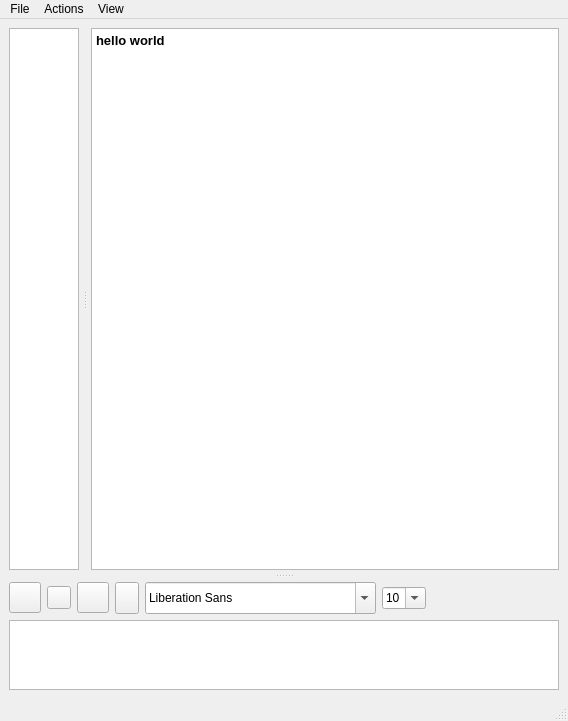
<?xml version="1.0" encoding="UTF-8"?>
<ui version="4.0">
 <class>w_chatwindow</class>
 <widget class="QMainWindow" name="w_chatwindow">
  <property name="geometry">
   <rect>
    <x>0</x>
    <y>0</y>
    <width>568</width>
    <height>721</height>
   </rect>
  </property>
  <property name="windowTitle">
   <string>MainWindow</string>
  </property>
  <widget class="QWidget" name="centralwidget">
   <layout class="QGridLayout" name="gridLayout_2">
    <item row="0" column="0">
     <widget class="QSplitter" name="splitter_2">
      <property name="lineWidth">
       <number>0</number>
      </property>
      <property name="orientation">
       <enum>Qt::Vertical</enum>
      </property>
      <property name="handleWidth">
       <number>12</number>
      </property>
      <widget class="QFrame" name="w_chatframe">
       <property name="sizePolicy">
        <sizepolicy hsizetype="Preferred" vsizetype="Preferred">
         <horstretch>0</horstretch>
         <verstretch>100</verstretch>
        </sizepolicy>
       </property>
       <property name="frameShadow">
        <enum>QFrame::Raised</enum>
       </property>
       <property name="lineWidth">
        <number>0</number>
       </property>
       <layout class="QGridLayout" name="gridLayout" rowstretch="0" columnstretch="0">
        <property name="sizeConstraint">
         <enum>QLayout::SetDefaultConstraint</enum>
        </property>
        <property name="margin">
         <number>0</number>
        </property>
        <item row="0" column="0">
         <widget class="QSplitter" name="splitter">
          <property name="orientation">
           <enum>Qt::Horizontal</enum>
          </property>
          <property name="handleWidth">
           <number>12</number>
          </property>
          <widget class="QListWidget" name="userlist">
           <property name="enabled">
            <bool>true</bool>
           </property>
           <property name="sizePolicy">
            <sizepolicy hsizetype="Expanding" vsizetype="Expanding">
             <horstretch>1</horstretch>
             <verstretch>0</verstretch>
            </sizepolicy>
           </property>
           <property name="styleSheet">
            <string notr="true">font: 8pt;</string>
           </property>
          </widget>
          <widget class="QTextBrowser" name="convtext">
           <property name="enabled">
            <bool>true</bool>
           </property>
           <property name="sizePolicy">
            <sizepolicy hsizetype="Expanding" vsizetype="Expanding">
             <horstretch>100</horstretch>
             <verstretch>0</verstretch>
            </sizepolicy>
           </property>
           <property name="acceptDrops">
            <bool>false</bool>
           </property>
           <property name="frameShape">
            <enum>QFrame::StyledPanel</enum>
           </property>
           <property name="frameShadow">
            <enum>QFrame::Sunken</enum>
           </property>
           <property name="html">
            <string notr="true">&lt;!DOCTYPE HTML PUBLIC &quot;-//W3C//DTD HTML 4.0//EN&quot; &quot;http://www.w3.org/TR/REC-html40/strict.dtd&quot;&gt;
&lt;html&gt;&lt;head&gt;&lt;meta name=&quot;qrichtext&quot; content=&quot;1&quot; /&gt;&lt;style type=&quot;text/css&quot;&gt;
p, li { white-space: pre-wrap; }
&lt;/style&gt;&lt;/head&gt;&lt;body style=&quot; font-family:'Lucida Grande'; font-size:10pt; font-weight:400; font-style:normal;&quot;&gt;
&lt;p style=&quot; margin-top:0px; margin-bottom:0px; margin-left:0px; margin-right:0px; -qt-block-indent:0; text-indent:0px;&quot;&gt;&lt;span style=&quot; font-weight:600;&quot;&gt;hello world&lt;/span&gt;&lt;/p&gt;&lt;/body&gt;&lt;/html&gt;</string>
           </property>
           <property name="openLinks">
            <bool>false</bool>
           </property>
          </widget>
         </widget>
        </item>
       </layout>
      </widget>
      <widget class="QFrame" name="w_inputframe_2">
       <property name="sizePolicy">
        <sizepolicy hsizetype="Preferred" vsizetype="Preferred">
         <horstretch>0</horstretch>
         <verstretch>1</verstretch>
        </sizepolicy>
       </property>
       <property name="frameShape">
        <enum>QFrame::NoFrame</enum>
       </property>
       <property name="frameShadow">
        <enum>QFrame::Plain</enum>
       </property>
       <layout class="QVBoxLayout" name="w_inputframe">
        <property name="margin">
         <number>0</number>
        </property>
        <item>
         <widget class="QFrame" name="w_formatframe">
          <property name="sizePolicy">
           <sizepolicy hsizetype="Preferred" vsizetype="Fixed">
            <horstretch>0</horstretch>
            <verstretch>0</verstretch>
           </sizepolicy>
          </property>
          <property name="autoFillBackground">
           <bool>true</bool>
          </property>
          <property name="frameShape">
           <enum>QFrame::NoFrame</enum>
          </property>
          <property name="frameShadow">
           <enum>QFrame::Plain</enum>
          </property>
          <layout class="QGridLayout" name="gridLayout_3">
           <property name="margin">
            <number>0</number>
           </property>
           <item row="0" column="6">
            <widget class="QFontComboBox" name="font">
             <property name="sizePolicy">
              <sizepolicy hsizetype="Minimum" vsizetype="Minimum">
               <horstretch>0</horstretch>
               <verstretch>0</verstretch>
              </sizepolicy>
             </property>
            </widget>
           </item>
           <item row="0" column="1" colspan="2">
            <widget class="QToolButton" name="italic">
             <property name="enabled">
              <bool>true</bool>
             </property>
             <property name="focusPolicy">
              <enum>Qt::NoFocus</enum>
             </property>
             <property name="text">
              <string/>
             </property>
             <property name="icon">
              <iconset>
               <normaloff>:/icons/res/16x16/actions/format-text-italic.png</normaloff>:/icons/res/16x16/actions/format-text-italic.png</iconset>
             </property>
             <property name="shortcut">
              <string>Ctrl+I</string>
             </property>
             <property name="checkable">
              <bool>true</bool>
             </property>
             <property name="checked">
              <bool>false</bool>
             </property>
            </widget>
           </item>
           <item row="0" column="0">
            <widget class="QToolButton" name="bold">
             <property name="enabled">
              <bool>true</bool>
             </property>
             <property name="sizePolicy">
              <sizepolicy hsizetype="Fixed" vsizetype="Fixed">
               <horstretch>0</horstretch>
               <verstretch>0</verstretch>
              </sizepolicy>
             </property>
             <property name="focusPolicy">
              <enum>Qt::NoFocus</enum>
             </property>
             <property name="text">
              <string notr="true"/>
             </property>
             <property name="icon">
              <iconset>
               <normaloff>:/icons/res/16x16/actions/format-text-bold.png</normaloff>
               <normalon>:/newPrefix/actions/format-text-bold.png</normalon>:/icons/res/16x16/actions/format-text-bold.png</iconset>
             </property>
             <property name="iconSize">
              <size>
               <width>24</width>
               <height>24</height>
              </size>
             </property>
             <property name="shortcut">
              <string>Ctrl+B</string>
             </property>
             <property name="checkable">
              <bool>true</bool>
             </property>
             <property name="checked">
              <bool>false</bool>
             </property>
            </widget>
           </item>
           <item row="0" column="7">
            <widget class="QComboBox" name="fontsize">
             <property name="editable">
              <bool>true</bool>
             </property>
             <item>
              <property name="text">
               <string>10</string>
              </property>
             </item>
             <item>
              <property name="text">
               <string>12</string>
              </property>
             </item>
            </widget>
           </item>
           <item row="0" column="4">
            <widget class="QToolButton" name="underline">
             <property name="enabled">
              <bool>true</bool>
             </property>
             <property name="sizePolicy">
              <sizepolicy hsizetype="Fixed" vsizetype="Fixed">
               <horstretch>0</horstretch>
               <verstretch>0</verstretch>
              </sizepolicy>
             </property>
             <property name="focusPolicy">
              <enum>Qt::NoFocus</enum>
             </property>
             <property name="text">
              <string/>
             </property>
             <property name="icon">
              <iconset>
               <normaloff>:/icons/res/16x16/actions/format-text-underline.png</normaloff>:/icons/res/16x16/actions/format-text-underline.png</iconset>
             </property>
             <property name="iconSize">
              <size>
               <width>24</width>
               <height>24</height>
              </size>
             </property>
             <property name="shortcut">
              <string>Ctrl+U</string>
             </property>
             <property name="checkable">
              <bool>true</bool>
             </property>
             <property name="checked">
              <bool>false</bool>
             </property>
            </widget>
           </item>
           <item row="0" column="8">
            <spacer name="horizontalSpacer">
             <property name="orientation">
              <enum>Qt::Horizontal</enum>
             </property>
             <property name="sizeType">
              <enum>QSizePolicy::Expanding</enum>
             </property>
             <property name="sizeHint" stdset="0">
              <size>
               <width>0</width>
               <height>0</height>
              </size>
             </property>
            </spacer>
           </item>
           <item row="0" column="5">
            <widget class="QToolButton" name="fg_color">
             <property name="minimumSize">
              <size>
               <width>24</width>
               <height>32</height>
              </size>
             </property>
             <property name="text">
              <string/>
             </property>
            </widget>
           </item>
          </layout>
         </widget>
        </item>
        <item>
         <widget class="QTextEdit" name="input">
          <property name="sizePolicy">
           <sizepolicy hsizetype="Preferred" vsizetype="Preferred">
            <horstretch>0</horstretch>
            <verstretch>0</verstretch>
           </sizepolicy>
          </property>
          <property name="frameShadow">
           <enum>QFrame::Sunken</enum>
          </property>
          <property name="html">
           <string>&lt;!DOCTYPE HTML PUBLIC &quot;-//W3C//DTD HTML 4.0//EN&quot; &quot;http://www.w3.org/TR/REC-html40/strict.dtd&quot;&gt;
&lt;html&gt;&lt;head&gt;&lt;meta name=&quot;qrichtext&quot; content=&quot;1&quot; /&gt;&lt;style type=&quot;text/css&quot;&gt;
p, li { white-space: pre-wrap; }
&lt;/style&gt;&lt;/head&gt;&lt;body style=&quot; font-family:'Lucida Grande'; font-size:10pt; font-weight:400; font-style:normal;&quot;&gt;
&lt;p style=&quot;-qt-paragraph-type:empty; margin-top:0px; margin-bottom:0px; margin-left:0px; margin-right:0px; -qt-block-indent:0; text-indent:0px;&quot;&gt;&lt;/p&gt;&lt;/body&gt;&lt;/html&gt;</string>
          </property>
          <property name="acceptRichText">
           <bool>true</bool>
          </property>
          <property name="textInteractionFlags">
           <set>Qt::LinksAccessibleByKeyboard|Qt::LinksAccessibleByMouse|Qt::TextBrowserInteraction|Qt::TextEditable|Qt::TextEditorInteraction|Qt::TextSelectableByKeyboard|Qt::TextSelectableByMouse</set>
          </property>
         </widget>
        </item>
       </layout>
      </widget>
     </widget>
    </item>
   </layout>
  </widget>
  <widget class="QMenuBar" name="menubar">
   <property name="geometry">
    <rect>
     <x>0</x>
     <y>0</y>
     <width>568</width>
     <height>29</height>
    </rect>
   </property>
   <widget class="QMenu" name="menuView">
    <property name="title">
     <string>View</string>
    </property>
    <addaction name="actionShow_Formatting_Toolbox"/>
    <addaction name="actionShow_User_List"/>
   </widget>
   <widget class="QMenu" name="menuActions">
    <property name="title">
     <string>Actions</string>
    </property>
    <addaction name="actionShow_Backlog"/>
    <addaction name="actionLeave"/>
   </widget>
   <widget class="QMenu" name="menuFile">
    <property name="title">
     <string>File</string>
    </property>
    <addaction name="actionClose"/>
   </widget>
   <addaction name="menuFile"/>
   <addaction name="menuActions"/>
   <addaction name="menuView"/>
  </widget>
  <widget class="QStatusBar" name="statusbar"/>
  <action name="actionShow_Formatting_Toolbox">
   <property name="checkable">
    <bool>true</bool>
   </property>
   <property name="checked">
    <bool>true</bool>
   </property>
   <property name="text">
    <string>Formatting Toolbox</string>
   </property>
   <property name="shortcut">
    <string>Ctrl+Shift+F</string>
   </property>
  </action>
  <action name="actionShow_User_List">
   <property name="checkable">
    <bool>true</bool>
   </property>
   <property name="checked">
    <bool>true</bool>
   </property>
   <property name="text">
    <string>User List</string>
   </property>
  </action>
  <action name="actionShow_Backlog">
   <property name="text">
    <string>Show Backlog</string>
   </property>
  </action>
  <action name="actionClose">
   <property name="text">
    <string>Close</string>
   </property>
   <property name="shortcut">
    <string>Alt+W</string>
   </property>
  </action>
  <action name="actionLeave">
   <property name="text">
    <string>Leave</string>
   </property>
  </action>
 </widget>
 <resources>
  <include location="resources.qrc"/>
 </resources>
 <connections>
  <connection>
   <sender>font</sender>
   <signal>currentFontChanged(QFont)</signal>
   <receiver>input</receiver>
   <slot>setCurrentFont(QFont)</slot>
   <hints>
    <hint type="sourcelabel">
     <x>288</x>
     <y>661</y>
    </hint>
    <hint type="destinationlabel">
     <x>329</x>
     <y>779</y>
    </hint>
   </hints>
  </connection>
  <connection>
   <sender>actionShow_Formatting_Toolbox</sender>
   <signal>toggled(bool)</signal>
   <receiver>w_formatframe</receiver>
   <slot>setVisible(bool)</slot>
   <hints>
    <hint type="sourcelabel">
     <x>-1</x>
     <y>-1</y>
    </hint>
    <hint type="destinationlabel">
     <x>365</x>
     <y>661</y>
    </hint>
   </hints>
  </connection>
  <connection>
   <sender>actionShow_User_List</sender>
   <signal>toggled(bool)</signal>
   <receiver>userlist</receiver>
   <slot>setVisible(bool)</slot>
   <hints>
    <hint type="sourcelabel">
     <x>-1</x>
     <y>-1</y>
    </hint>
    <hint type="destinationlabel">
     <x>136</x>
     <y>338</y>
    </hint>
   </hints>
  </connection>
  <connection>
   <sender>italic</sender>
   <signal>toggled(bool)</signal>
   <receiver>input</receiver>
   <slot>setFontItalic(bool)</slot>
   <hints>
    <hint type="sourcelabel">
     <x>70</x>
     <y>661</y>
    </hint>
    <hint type="destinationlabel">
     <x>329</x>
     <y>779</y>
    </hint>
   </hints>
  </connection>
  <connection>
   <sender>underline</sender>
   <signal>toggled(bool)</signal>
   <receiver>input</receiver>
   <slot>setFontUnderline(bool)</slot>
   <hints>
    <hint type="sourcelabel">
     <x>111</x>
     <y>661</y>
    </hint>
    <hint type="destinationlabel">
     <x>329</x>
     <y>779</y>
    </hint>
   </hints>
  </connection>
  <connection>
   <sender>actionClose</sender>
   <signal>activated()</signal>
   <receiver>w_chatwindow</receiver>
   <slot>close()</slot>
   <hints>
    <hint type="sourcelabel">
     <x>-1</x>
     <y>-1</y>
    </hint>
    <hint type="destinationlabel">
     <x>283</x>
     <y>360</y>
    </hint>
   </hints>
  </connection>
 </connections>
</ui>
